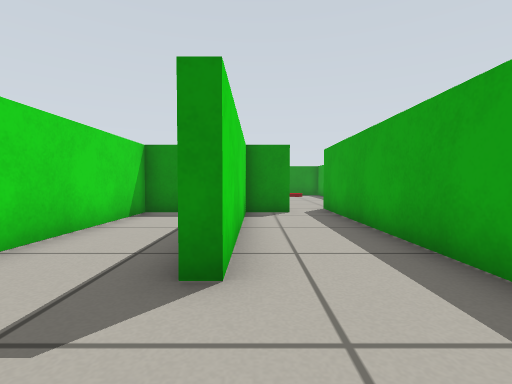
View 1 (above)

24 first-person views from a walk through a Gazebo world. The camera is 0.45 m above the floor, tilts 2° down and sees 85° across. The floor is counted in squares, 0.5 m on a side. Each view is taken from the middle of a square. On the plan, view 1 faces up. The plan holds only what a view shows up to about 11 squares ahead; the rest is blank.

View 2
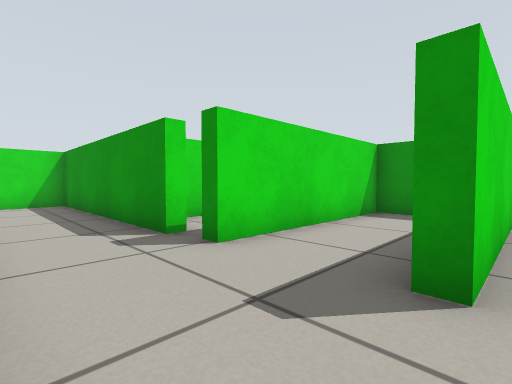

View 3
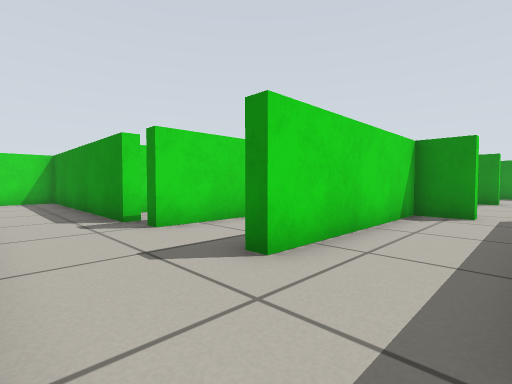

View 4
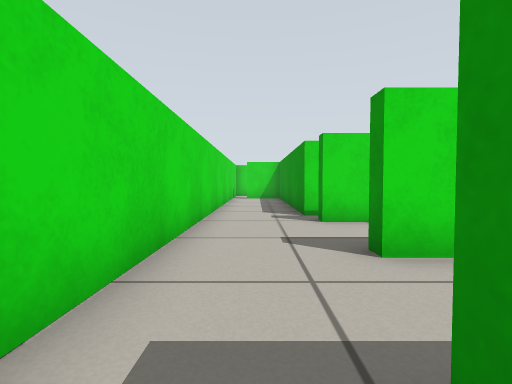

View 5
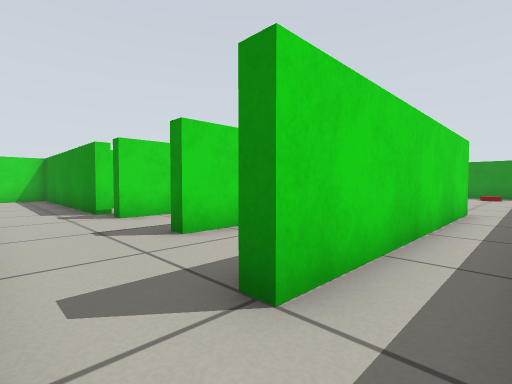

View 6
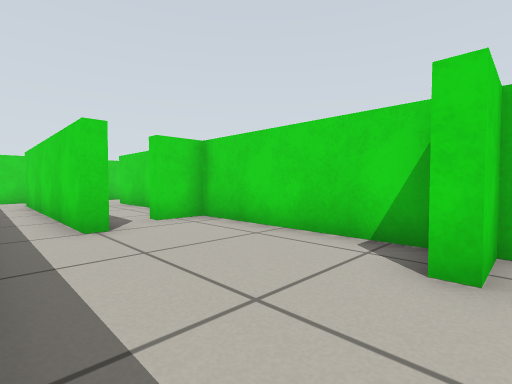

View 7
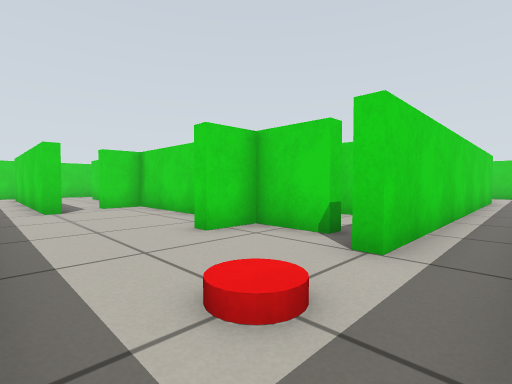

View 8
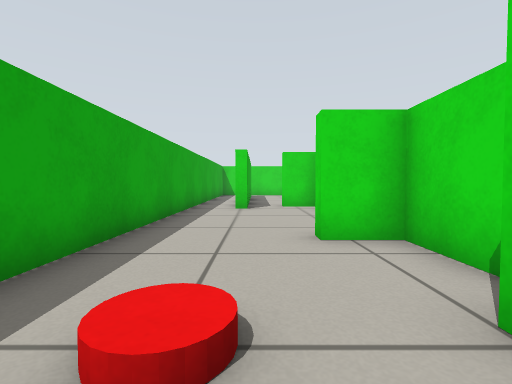

View 9
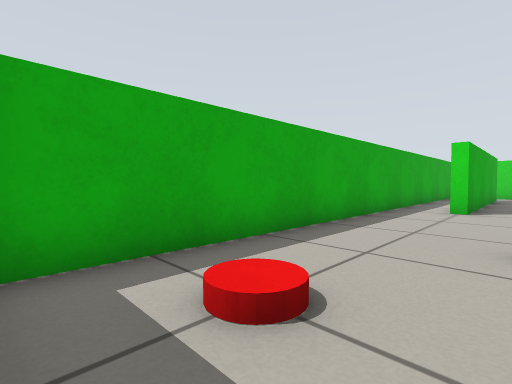

View 10
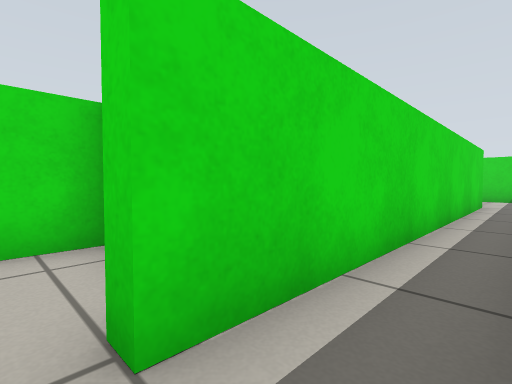

View 11
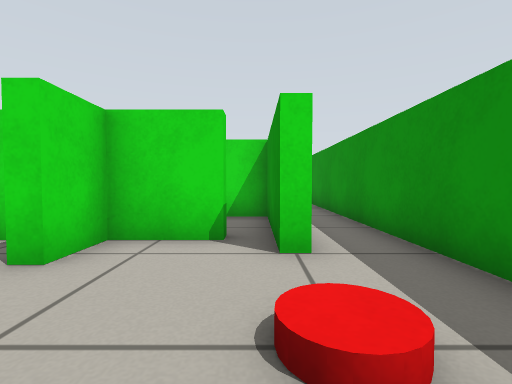

View 12
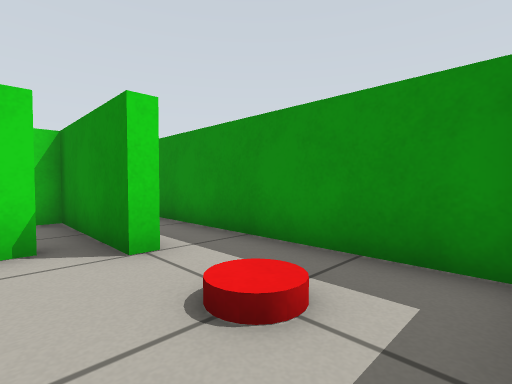

View 13
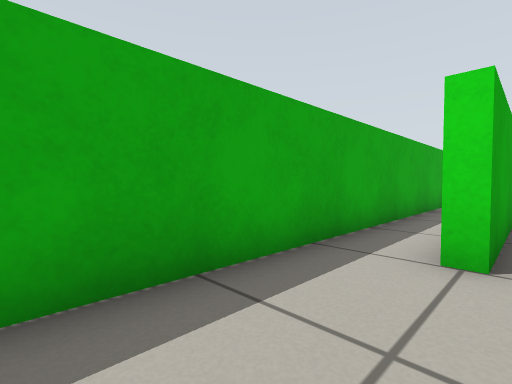

View 14
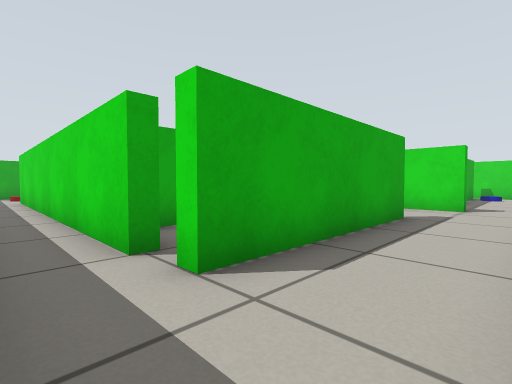

View 15
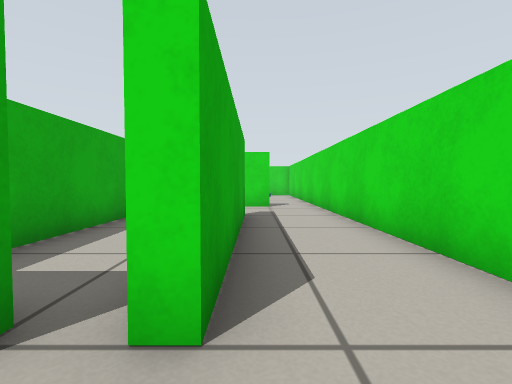

View 16
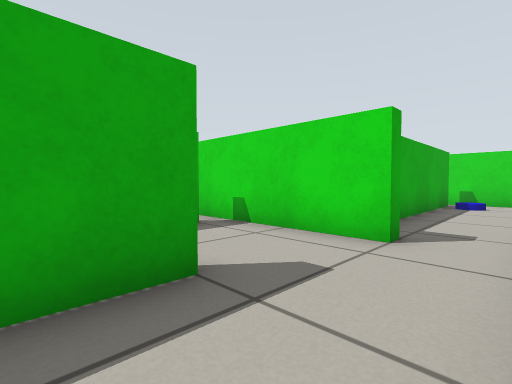

View 17
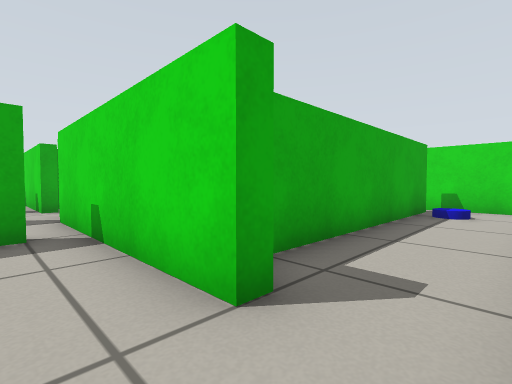

View 18
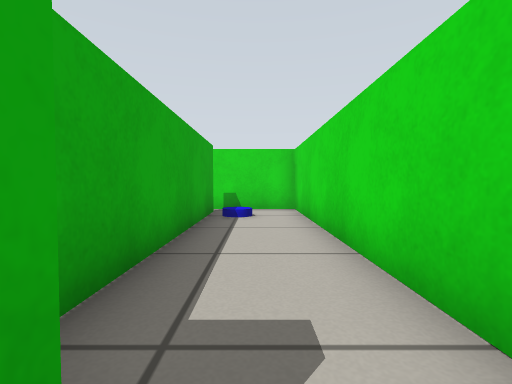

View 19
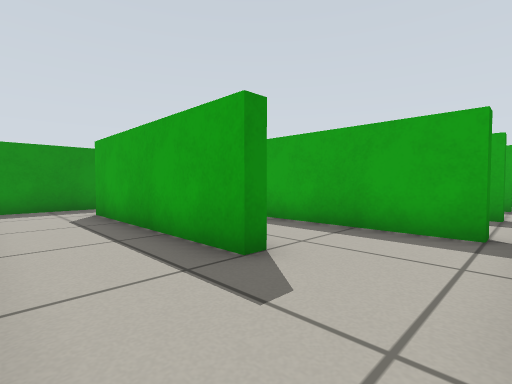

View 20
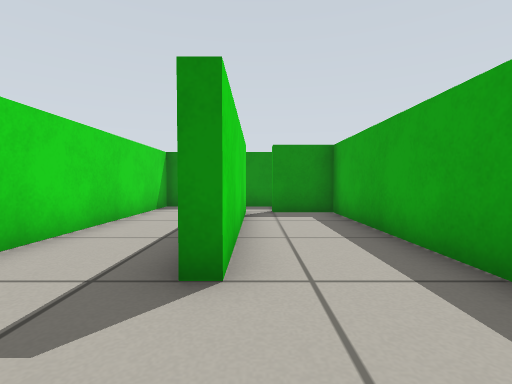

View 21
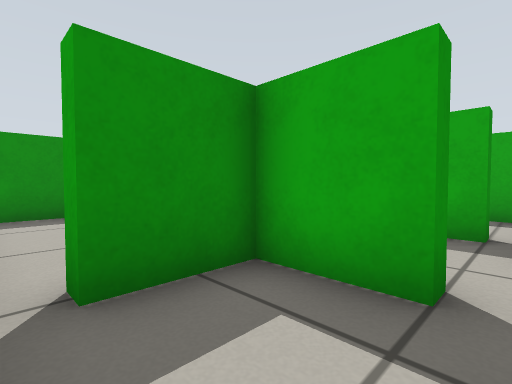

View 22
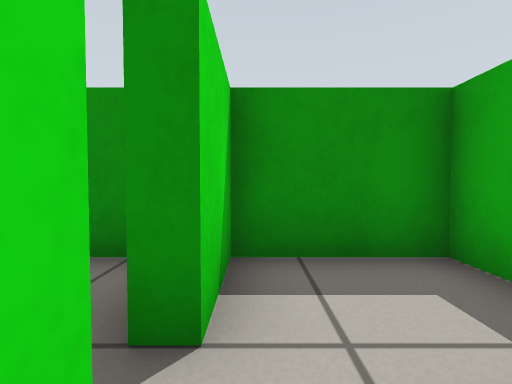

View 23
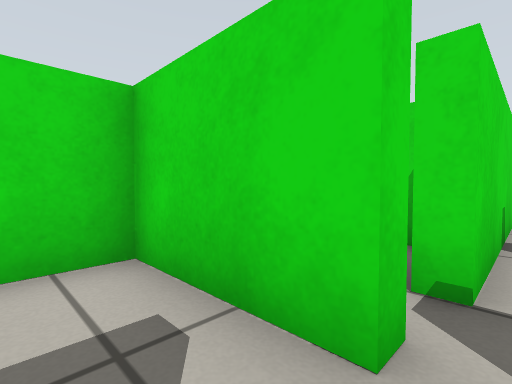

View 24
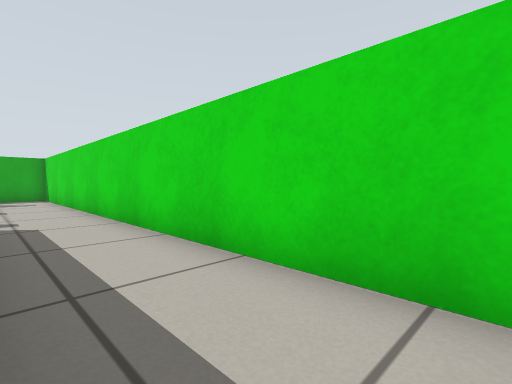

### Floor plan
Ten units are one square. View 1 is at (0, 0); x grows to the right and y downward. Boxes are objects, and circles mark ways between rooms. Rooms are numbered by the first view taken in them; rooms with no view inside come last. Other rooms are left out.
<svg viewBox="-158 -198 206 206">
<path fill="none" stroke="#000" d="M-45 -28 -45 -23 -123 -23 -123 -5M23 -24 23 -80M27 -15 22 -15M-22 -83 -33 -83 -33 -25 -38 -25M10 -83 -3 -83 -3 -25 -8 -25M-126 3 16 3M-3 -140 -3 -87 10 -87 10 -83M-8 -165 -3 -165 -3 -147 10 -147 10 -143 6 -143M23 -80 23 -95 27 -95 27 -15M39 -193 -70 -193M-115 -173 -115 -177 5 -177 5 -173 -33 -173M43 -14 43 -189M-114 -193 -126 -193M-127 -175 -122 -175M-135 -82 -135 -87 -95 -87M-92 -95 -97 -95 -97 -173 -115 -173M-123 -169 -123 -115 -127 -115 -127 -175M-126 -193 -153 -193 -153 3 -126 3M-127 -4 -127 -75M-63 -95 -67 -95 -67 -113 -85 -113M-95 -87 -75 -87M-50 -82 -50 -87 -35 -87M-68 -85 -63 -85 -63 -57 -51 -57M-32 -95 -37 -95 -37 -113 -63 -113 -63 -95M-75 -87 -75 -82M-7 -92 -7 -98M-35 -87 -11 -87"/>
<rect x="25" y="-175" width="10" height="10" fill="#bbb"><title>red cylinder</title></rect>
<circle cx="10" cy="-80" r="3" fill="#2a7"/>
<circle cx="20" cy="-5" r="3" fill="#2a7"/>
<circle cx="-130" cy="0" r="3" fill="#2a7"/>
<circle cx="-120" cy="-170" r="3" fill="#2a7"/>
<circle cx="-130" cy="-185" r="3" fill="#2a7"/>
<circle cx="-100" cy="-90" r="3" fill="#2a7"/>
<circle cx="-70" cy="-90" r="3" fill="#2a7"/>
<circle cx="-40" cy="-90" r="3" fill="#2a7"/>
<text x="-30" y="-20">1</text>
<text x="0" y="-130">2</text>
<text x="-130" y="-100">3</text>
<text x="-80" y="-100">4</text>
<text x="-50" y="-90">5</text>
<text x="-20" y="-100">6</text>
</svg>
Room 1 opens to room 2. Room 1 opens to room 3. Room 2 opens to room 3. Room 3 opens to room 4. Room 4 opens to room 5. Room 5 opens to room 6.

Where each view was taken, in squares from view 1:
view 1: 0 up, 0 right, facing up
view 2: 0 up, 0 right, facing up-left
view 3: 0 up, 2 right, facing up-left
view 4: 1 up, 3 right, facing left
view 5: 0 up, 4 right, facing up-left
view 6: 15 up, 4 right, facing down-left
view 7: 19 up, 4 right, facing down-left
view 8: 19 up, 2 right, facing down
view 9: 19 up, 1 right, facing down-right
view 10: 19 up, 1 right, facing down-left
view 11: 17 up, 4 right, facing left
view 12: 16 up, 4 right, facing up-left
view 13: 13 up, 2 right, facing down-right
view 14: 19 up, 15 left, facing down-right
view 15: 19 up, 13 left, facing down
view 16: 13 up, 15 left, facing down-right
view 17: 10 up, 15 left, facing down-right
view 18: 9 up, 14 left, facing down
view 19: 9 up, 15 left, facing up-right
view 20: 9 up, 12 left, facing up
view 21: 9 up, 9 left, facing up-right
view 22: 8 up, 6 left, facing up
view 23: 9 up, 5 left, facing down-left
view 24: 2 up, 12 left, facing down-right
